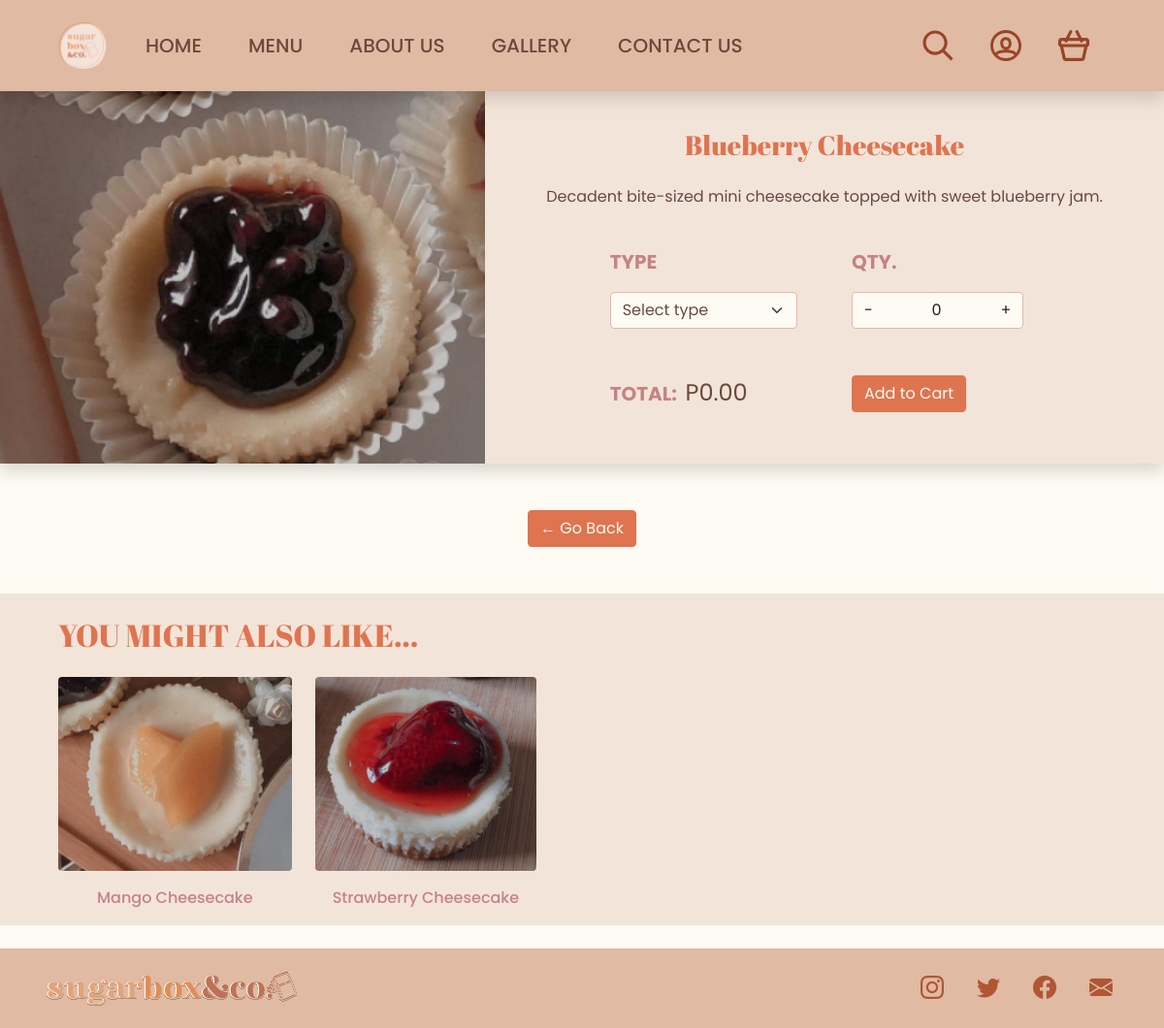
The page /src/order-item.php?id=16 (signed in) on the database its author committed.
### tables this page shows
CREATE TABLE `side_products` (
  `SideProd_ID` int(11) NOT NULL,
  `SideProd_Name` varchar(40) NOT NULL,
  `Categ_ID` int(11) NOT NULL,
  `SideProd_Desc` varchar(255) NOT NULL,
  `SideProd_Image` varchar(50) NOT NULL
);

### src/order-item.php (the view, shortened to what this page needs)
<!DOCTYPE html>
<html lang="en">
<head>
    <?php include '../common/meta.php' ?>
</head>
<body class="bg-light <?php if ($_SESSION['functions']['toggleCart'] == true || $_SESSION['functions']['toggleOptions'] == true || $_SESSION['functions']['toggleSearch'] == true) echo 'overflow-hidden' ?>">
    <?php include '../common/navbar.php' ?>
    <div class="bg-section shadow">
        <div class="container-fluid">
            <div class="row justify-content-center align-items-center">
                <?php $product = getProduct($_GET['id']) ?>
                <div class="col py-5" style="background-image: url('../assets/<?php echo $product[0]['SideProd_Image'] ?>'); background-size: cover;">
                    <div class="py-6"></div>
                    <div class="py-6"></div>
                </div>
                <div class="col-7 text-center">
                    <div class="container">
                        <div class="row mb-4">
                            <h3 class="text-titleColor"><?php echo $product[0]['SideProd_Name'] ?></h3>
                            <p class="text-content mt-3"><?php echo $product[0]['SideProd_Desc'] ?></p>
                        </div>
                        <form action="" method="post">
                            <div class="row justify-content-center">
                                <div class="col-4 text-start me-3">
                                    <p class="fs-5 fw-bolder text-subheading">TYPE</p>
                                    <select id="type" class="form-select text-content bg-light" name="price"
                                        onchange="document.getElementById('price').innerHTML='P'+(this.value*document.getElementById('qty').value)">
                                        <option selected>Select type</option>
                                    </select>
                                    <p class="fs-5 fw-bolder text-subheading mt-5">TOTAL: &nbsp;<span id="price" class="fs-4 fw-normal text-content">P0.00</span></p>
                                </div>
                                <div class="col-4 text-start ms-3">
                                    <p class="fs-5 fw-bolder text-subheading">QTY.</p>
                                    <div class="col-auto bg-light d-flex align-items-center justify-content-between rounded-2 border border-primary px-0 me-3">
                                        <div class="btn border-0" onclick="document.getElementById('qty').value--;
                                            document.getElementById('price').innerHTML='P'+(document.getElementById('qty').value*document.getElementById('type').value)">-</div>
                                        <input class="form-control border-0 bg-light text-center" type="number" name="qty" id="qty" value="0" required
                                            onchange="document.getElementById('price').innerHTML='P'+(this.value*document.getElementById('type').value)">
                                        <div class="btn border-0" onclick="document.getElementById('qty').value++;
                                            document.getElementById('price').innerHTML='P'+(document.getElementById('qty').value*document.getElementById('type').value)">+</div>
                                    </div>
                                    <input class="btn btn-titleColor text-light mt-5" type="submit" name="addToCart" value="Add to Cart">
                                </div>
                            </div>
                        </form>
                    </div>
                </div>
            </div>
        </div>
    </div>
    <div class="text-center my-5">
        <button class="btn btn-titleColor text-light" onclick="history.back()">&larr; Go Back</button>
    </div>
    <?php $relatedProducts = getRelatedProducts($product[0]['Categ_ID']) ?>
    <?php if ($relatedProducts != NULL) { ?>
    <div class="bg-section px-5 pt-4 my-4">
        <div class="container">
            <div class="row justify-content-center">
                <div class="col">
                    <h2 class="text-titleColor pb-3">YOU MIGHT ALSO LIKE...</h2>
                </div>
            </div>
            <div class="row justify-content-start">
                <?php foreach ($relatedProducts as $relatedProduct) { ?>
                    <div class="col-auto">
                        <a href="./order-item.php?id=<?php echo $relatedProduct['SideProd_ID'] ?>" class="col-md text-center text-decoration-none mb-4">
                            <img class="img-fluid rounded-2" style="height:200px" src="../assets/<?php echo $relatedProduct['SideProd_Image'] ?>" alt="<?php echo $relatedProduct['SideProd_Name'] ?>">
                            <p class="text-subheading fs-6 fw-bold mt-3"><?php echo $relatedProduct['SideProd_Name'] ?></p>
                        </a>
                    </div>
                <?php } ?>
            </div>
        </div>
    </div>
    <?php } ?>
    <?php
        function getProduct($id) {
            $conn = db_connect();
            $query = "SELECT * FROM `side_products` LEFT JOIN `sideproduct_sizes`
                    ON `side_products`.`SideProd_ID` = `sideproduct_sizes`.`Prod_ID`
                    WHERE `side_products`.`SideProd_ID` = '$id'
                    ORDER BY `sideproduct_sizes`.`Size_Price` ASC";
            $result = mysqli_query($conn, $query);
            $product = array();
            while ($row = mysqli_fetch_array($result)) {
                $product[] = $row;
            }
            return $product;
        }
        function getRelatedProducts($id) {
            $conn = db_connect();
            $currentProduct = $_GET['id'];
            $query = "SELECT * FROM `side_products` WHERE `Categ_ID` = '$id'
                        AND `SideProd_ID` != '$currentProduct'
                        ORDER BY `SideProd_Name` ASC LIMIT 4";
            $result = mysqli_query($conn, $query);
            $products = array();
            while ($row = mysqli_fetch_array($result)) {
                $products[] = $row;
            }
            return $products;
        }
    ?>
    <?php include '../common/footer.php' ?>
</body>
</html>

### rows shown on the page
side_products: SideProd_Image (picture), SideProd_Name "Blueberry Cheesecake", SideProd_Desc "Decadent bite-sized mini cheesecake topped with sweet blueberry jam."
side_products: SideProd_Image (picture), SideProd_Name "Mango Cheesecake"
side_products: SideProd_Image (picture), SideProd_Name "Strawberry Cheesecake"
